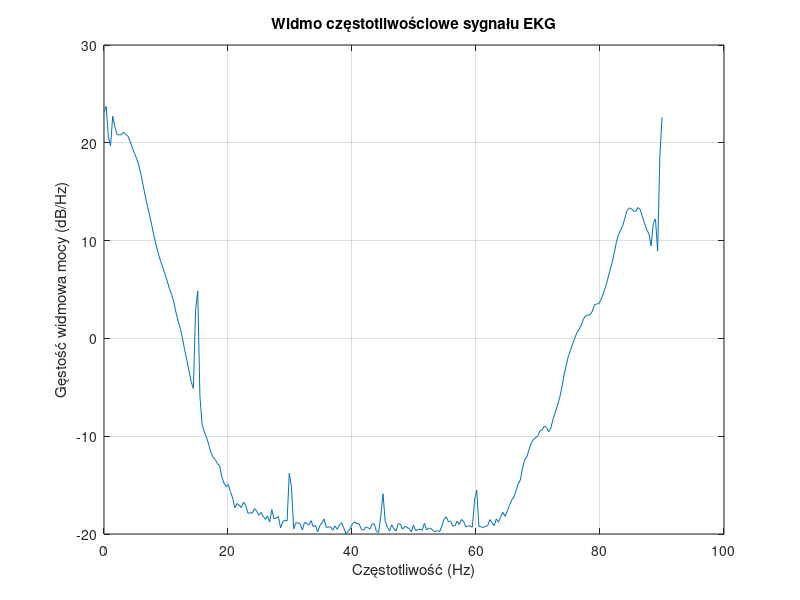
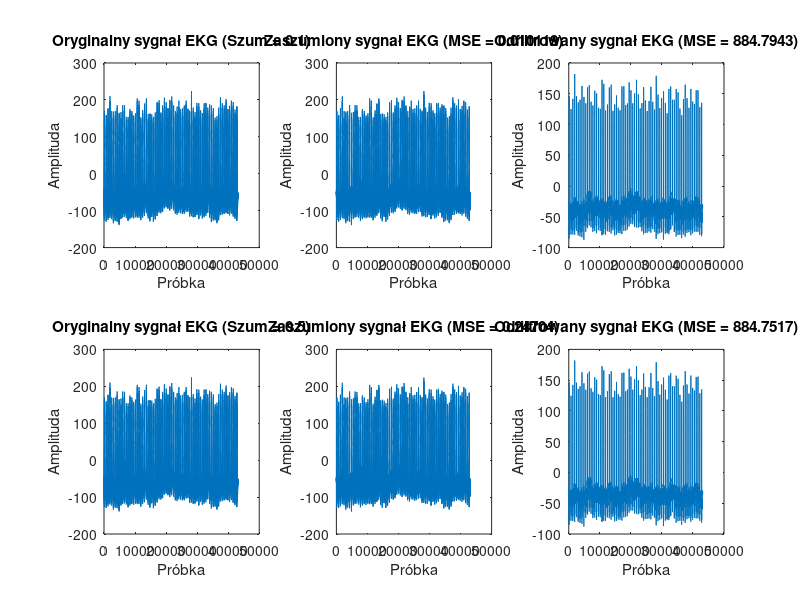
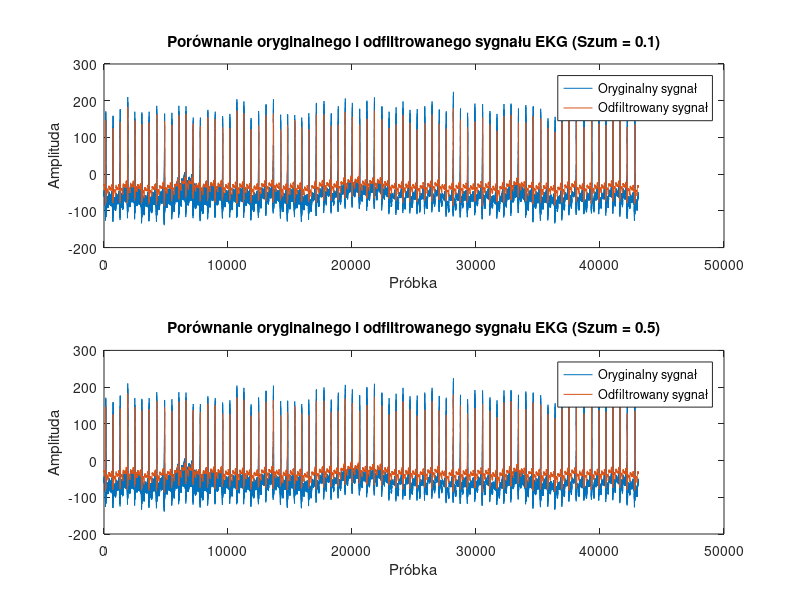

The MATLAB source for these figures, in order:
% Wczytanie sygnału EKG
clear all; close all;
load ECG100.mat; % Zakładam, że sygnał znajduje się pod zmienną 'val'
ecg_signal = val(:);
fs = 180; % Częstotliwość próbkowania

% Obliczanie i wyświetlanie widma częstotliwościowego za pomocą pwelch
[pxx, f] = pwelch(ecg_signal, [], [], [], fs);
figure;
plot(f, 10*log10(pxx));
title('Widmo częstotliwościowe sygnału EKG');
xlabel('Częstotliwość (Hz)');
ylabel('Gęstość widmowa mocy (dB/Hz)');
grid on;

% Projektowanie filtra FIR z inną częstotliwością odcięcia
low_cutoff = 0.5; % Dolna częstotliwość odcięcia (Hz)
high_cutoff = 40; % Górna częstotliwość odcięcia (Hz)
nyquist = fs / 2;
filter_order = 100;
b = fir1(filter_order, [low_cutoff high_cutoff] / nyquist);

% Lista poziomów szumu do przetestowania
noise_levels = [0.1, 0.5];

% Inicjalizacja figure dla subplots
figure;
num_plots = length(noise_levels);

for i = 1:num_plots
    noise_amplitude = noise_levels(i);

    % Dodanie szumu gaussowskiego
    noisy_ecg_signal = ecg_signal + noise_amplitude * randn(size(ecg_signal));

    % Filtrowanie zaszumionego sygnału EKG
    filtered_ecg_signal = filtfilt(b, 1, noisy_ecg_signal);

    % Kompensacja opóźnienia filtra
    P = floor((filter_order - 1) / 2); % Zaokrąglij w dół, aby uzyskać całkowitą wartość
    compensated_filtered_signal = filtered_ecg_signal(P+1:end-P);

    % Dopasowanie długości sygnałów do porównania
    original_signal = ecg_signal(P+1:end-P);
    noisy_signal = noisy_ecg_signal(P+1:end-P);
    filtered_signal = compensated_filtered_signal;

    % Obliczenie błędów
    mse_noisy = mean((original_signal - noisy_signal).^2);
    mse_filtered = mean((original_signal - filtered_signal).^2);

    % Wyświetlenie wyników na subplots
    subplot(num_plots, 3, (i-1)*3 + 1);
    plot(original_signal);
    title(['Oryginalny sygnał EKG (Szum = ' num2str(noise_amplitude) ')']);
    xlabel('Próbka');
    ylabel('Amplituda');

    subplot(num_plots, 3, (i-1)*3 + 2);
    plot(noisy_signal);
    title(['Zaszumiony sygnał EKG (MSE = ' num2str(mse_noisy) ')']);
    xlabel('Próbka');
    ylabel('Amplituda');

    subplot(num_plots, 3, (i-1)*3 + 3);
    plot(filtered_signal);
    title(['Odfiltrowany sygnał EKG (MSE = ' num2str(mse_filtered) ')']);
    xlabel('Próbka');
    ylabel('Amplituda');
end

% Wyświetlenie porównania oryginalnego i odfiltrowanego sygnału dla różnych poziomów szumu
figure;
for i = 1:num_plots
    noise_amplitude = noise_levels(i);

    % Dodanie szumu gaussowskiego
    noisy_ecg_signal = ecg_signal + noise_amplitude * randn(size(ecg_signal));

    % Filtrowanie zaszumionego sygnału EKG
    filtered_ecg_signal = filtfilt(b, 1, noisy_ecg_signal);

    % Kompensacja opóźnienia filtra
    P = floor((filter_order - 1) / 2); % Zaokrąglij w dół, aby uzyskać całkowitą wartość
    compensated_filtered_signal = filtered_ecg_signal(P+1:end-P);

    % Dopasowanie długości sygnałów do porównania
    original_signal = ecg_signal(P+1:end-P);
    filtered_signal = compensated_filtered_signal;

    % Wyświetlenie porównania oryginalnego i odfiltrowanego sygnału
    subplot(num_plots, 1, i);
    plot(original_signal);
    hold on;
    plot(filtered_signal);
    title(['Porównanie oryginalnego i odfiltrowanego sygnału EKG (Szum = ' num2str(noise_amplitude) ')']);
    xlabel('Próbka');
    ylabel('Amplituda');
    legend('Oryginalny sygnał', 'Odfiltrowany sygnał');
    hold off;
end
